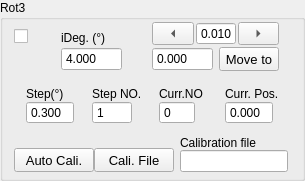
             <widget class="QGroupBox" name="rotary3Group">
              <property name="sizePolicy">
               <sizepolicy hsizetype="Expanding" vsizetype="Expanding">
                <horstretch>0</horstretch>
                <verstretch>0</verstretch>
               </sizepolicy>
              </property>
              <property name="title">
               <string>Rot3</string>
              </property>
              <layout class="QFormLayout" name="formLayout_5">
               <property name="verticalSpacing">
                <number>12</number>
               </property>
               <property name="topMargin">
                <number>0</number>
               </property>
               <property name="bottomMargin">
                <number>6</number>
               </property>
               <item row="0" column="0" colspan="2">
                <layout class="QHBoxLayout" name="horizontalLayout_47" stretch="1,3,5">
                 <property name="spacing">
                  <number>6</number>
                 </property>
                 <item>
                  <layout class="QVBoxLayout" name="verticalLayout_87">
                   <property name="spacing">
                    <number>6</number>
                   </property>
                   <property name="topMargin">
                    <number>9</number>
                   </property>
                   <item>
                    <widget class="QCheckBox" name="activeRot3">
                     <property name="sizePolicy">
                      <sizepolicy hsizetype="Expanding" vsizetype="Preferred">
                       <horstretch>0</horstretch>
                       <verstretch>0</verstretch>
                      </sizepolicy>
                     </property>
                     <property name="toolTip">
                      <string>Active Instrument?</string>
                     </property>
                     <property name="text">
                      <string/>
                     </property>
                     <property name="checked">
                      <bool>false</bool>
                     </property>
                     <property name="mytype" stdset="0">
                      <string>checkbox</string>
                     </property>
                    </widget>
                   </item>
                   <item>
                    <widget class="LedIndicator" name="rotary3Led" native="true">
                     <property name="sizePolicy">
                      <sizepolicy hsizetype="Fixed" vsizetype="Fixed">
                       <horstretch>0</horstretch>
                       <verstretch>0</verstretch>
                      </sizepolicy>
                     </property>
                     <property name="minimumSize">
                      <size>
                       <width>25</width>
                       <height>25</height>
                      </size>
                     </property>
                     <property name="maximumSize">
                      <size>
                       <width>25</width>
                       <height>25</height>
                      </size>
                     </property>
                     <property name="baseSize">
                      <size>
                       <width>0</width>
                       <height>0</height>
                      </size>
                     </property>
                     <property name="mytype" stdset="0">
                      <string>led</string>
                     </property>
                    </widget>
                   </item>
                  </layout>
                 </item>
                 <item>
                  <layout class="QVBoxLayout" name="verticalLayout_73">
                   <property name="spacing">
                    <number>0</number>
                   </property>
                   <property name="leftMargin">
                    <number>12</number>
                   </property>
                   <property name="topMargin">
                    <number>9</number>
                   </property>
                   <property name="rightMargin">
                    <number>12</number>
                   </property>
                   <item>
                    <widget class="QLabel" name="label_52">
                     <property name="sizePolicy">
                      <sizepolicy hsizetype="Expanding" vsizetype="Fixed">
                       <horstretch>0</horstretch>
                       <verstretch>0</verstretch>
                      </sizepolicy>
                     </property>
                     <property name="maximumSize">
                      <size>
                       <width>16777215</width>
                       <height>16777215</height>
                      </size>
                     </property>
                     <property name="text">
                      <string>iDeg. (°)</string>
                     </property>
                     <property name="mytype" stdset="0">
                      <string>label</string>
                     </property>
                    </widget>
                   </item>
                   <item>
                    <widget class="QDoubleSpinBox" name="iRot3">
                     <property name="sizePolicy">
                      <sizepolicy hsizetype="Expanding" vsizetype="Fixed">
                       <horstretch>0</horstretch>
                       <verstretch>0</verstretch>
                      </sizepolicy>
                     </property>
                     <property name="maximumSize">
                      <size>
                       <width>16777215</width>
                       <height>24</height>
                      </size>
                     </property>
                     <property name="buttonSymbols">
                      <enum>QAbstractSpinBox::ButtonSymbols::NoButtons</enum>
                     </property>
                     <property name="decimals">
                      <number>3</number>
                     </property>
                     <property name="value">
                      <double>4.000000000000000</double>
                     </property>
                    </widget>
                   </item>
                  </layout>
                 </item>
                 <item>
                  <layout class="QVBoxLayout" name="verticalLayout_75">
                   <property name="spacing">
                    <number>0</number>
                   </property>
                   <property name="leftMargin">
                    <number>12</number>
                   </property>
                   <property name="rightMargin">
                    <number>12</number>
                   </property>
                   <item>
                    <layout class="QHBoxLayout" name="horizontalLayout_25">
                     <property name="spacing">
                      <number>2</number>
                     </property>
                     <item>
                      <widget class="QToolButton" name="rot3JogL">
                       <property name="sizePolicy">
                        <sizepolicy hsizetype="Expanding" vsizetype="Fixed">
                         <horstretch>0</horstretch>
                         <verstretch>0</verstretch>
                        </sizepolicy>
                       </property>
                       <property name="minimumSize">
                        <size>
                         <width>32</width>
                         <height>0</height>
                        </size>
                       </property>
                       <property name="text">
                        <string>...</string>
                       </property>
                       <property name="arrowType">
                        <enum>Qt::ArrowType::LeftArrow</enum>
                       </property>
                       <property name="mytype" stdset="0">
                        <string>arrowbutton</string>
                       </property>
                      </widget>
                     </item>
                     <item>
                      <widget class="QDoubleSpinBox" name="rotary3JogStep">
                       <property name="sizePolicy">
                        <sizepolicy hsizetype="Preferred" vsizetype="Preferred">
                         <horstretch>0</horstretch>
                         <verstretch>0</verstretch>
                        </sizepolicy>
                       </property>
                       <property name="maximumSize">
                        <size>
                         <width>40</width>
                         <height>24</height>
                        </size>
                       </property>
                       <property name="buttonSymbols">
                        <enum>QAbstractSpinBox::ButtonSymbols::NoButtons</enum>
                       </property>
                       <property name="decimals">
                        <number>3</number>
                       </property>
                       <property name="minimum">
                        <double>-50.000000000000000</double>
                       </property>
                       <property name="maximum">
                        <double>210.000000000000000</double>
                       </property>
                       <property name="value">
                        <double>0.010000000000000</double>
                       </property>
                      </widget>
                     </item>
                     <item>
                      <widget class="QToolButton" name="rot3JogR">
                       <property name="sizePolicy">
                        <sizepolicy hsizetype="Expanding" vsizetype="Fixed">
                         <horstretch>0</horstretch>
                         <verstretch>0</verstretch>
                        </sizepolicy>
                       </property>
                       <property name="minimumSize">
                        <size>
                         <width>32</width>
                         <height>0</height>
                        </size>
                       </property>
                       <property name="text">
                        <string>...</string>
                       </property>
                       <property name="arrowType">
                        <enum>Qt::ArrowType::RightArrow</enum>
                       </property>
                       <property name="mytype" stdset="0">
                        <string>arrowbutton</string>
                       </property>
                      </widget>
                     </item>
                    </layout>
                   </item>
                   <item>
                    <layout class="QHBoxLayout" name="horizontalLayout_34">
                     <property name="spacing">
                      <number>6</number>
                     </property>
                     <item>
                      <widget class="QDoubleSpinBox" name="rot3SetPos">
                       <property name="sizePolicy">
                        <sizepolicy hsizetype="Expanding" vsizetype="Fixed">
                         <horstretch>0</horstretch>
                         <verstretch>0</verstretch>
                        </sizepolicy>
                       </property>
                       <property name="maximumSize">
                        <size>
                         <width>16777215</width>
                         <height>24</height>
                        </size>
                       </property>
                       <property name="buttonSymbols">
                        <enum>QAbstractSpinBox::ButtonSymbols::NoButtons</enum>
                       </property>
                       <property name="decimals">
                        <number>3</number>
                       </property>
                       <property name="maximum">
                        <double>1000.000000000000000</double>
                       </property>
                      </widget>
                     </item>
                     <item>
                      <widget class="QPushButton" name="rot3MoveTo">
                       <property name="sizePolicy">
                        <sizepolicy hsizetype="Expanding" vsizetype="Fixed">
                         <horstretch>0</horstretch>
                         <verstretch>0</verstretch>
                        </sizepolicy>
                       </property>
                       <property name="maximumSize">
                        <size>
                         <width>60</width>
                         <height>24</height>
                        </size>
                       </property>
                       <property name="font">
                        <font>
                         <pointsize>10</pointsize>
                        </font>
                       </property>
                       <property name="text">
                        <string>Move to</string>
                       </property>
                       <property name="mytype" stdset="0">
                        <string>clickable_button</string>
                       </property>
                      </widget>
                     </item>
                    </layout>
                   </item>
                  </layout>
                 </item>
                </layout>
               </item>
               <item row="1" column="0" colspan="2">
                <layout class="QHBoxLayout" name="horizontalLayout_35">
                 <property name="leftMargin">
                  <number>12</number>
                 </property>
                 <item>
                  <layout class="QVBoxLayout" name="verticalLayout_76">
                   <property name="spacing">
                    <number>0</number>
                   </property>
                   <item>
                    <widget class="QLabel" name="label_53">
                     <property name="sizePolicy">
                      <sizepolicy hsizetype="Expanding" vsizetype="Fixed">
                       <horstretch>0</horstretch>
                       <verstretch>0</verstretch>
                      </sizepolicy>
                     </property>
                     <property name="text">
                      <string>Step(°)</string>
                     </property>
                     <property name="mytype" stdset="0">
                      <string>label</string>
                     </property>
                    </widget>
                   </item>
                   <item>
                    <widget class="QDoubleSpinBox" name="rotary3Step">
                     <property name="sizePolicy">
                      <sizepolicy hsizetype="Expanding" vsizetype="Fixed">
                       <horstretch>0</horstretch>
                       <verstretch>0</verstretch>
                      </sizepolicy>
                     </property>
                     <property name="maximumSize">
                      <size>
                       <width>48</width>
                       <height>24</height>
                      </size>
                     </property>
                     <property name="buttonSymbols">
                      <enum>QAbstractSpinBox::ButtonSymbols::NoButtons</enum>
                     </property>
                     <property name="decimals">
                      <number>3</number>
                     </property>
                     <property name="value">
                      <double>0.300000000000000</double>
                     </property>
                    </widget>
                   </item>
                  </layout>
                 </item>
                 <item>
                  <layout class="QVBoxLayout" name="verticalLayout_77">
                   <property name="spacing">
                    <number>0</number>
                   </property>
                   <item>
                    <widget class="QLabel" name="label_54">
                     <property name="sizePolicy">
                      <sizepolicy hsizetype="Expanding" vsizetype="Fixed">
                       <horstretch>0</horstretch>
                       <verstretch>0</verstretch>
                      </sizepolicy>
                     </property>
                     <property name="text">
                      <string>Step NO.</string>
                     </property>
                     <property name="mytype" stdset="0">
                      <string>label</string>
                     </property>
                    </widget>
                   </item>
                   <item>
                    <widget class="QSpinBox" name="rotary3StepNO">
                     <property name="sizePolicy">
                      <sizepolicy hsizetype="Expanding" vsizetype="Fixed">
                       <horstretch>0</horstretch>
                       <verstretch>0</verstretch>
                      </sizepolicy>
                     </property>
                     <property name="maximumSize">
                      <size>
                       <width>40</width>
                       <height>24</height>
                      </size>
                     </property>
                     <property name="buttonSymbols">
                      <enum>QAbstractSpinBox::ButtonSymbols::NoButtons</enum>
                     </property>
                     <property name="maximum">
                      <number>10000</number>
                     </property>
                     <property name="value">
                      <number>1</number>
                     </property>
                    </widget>
                   </item>
                  </layout>
                 </item>
                 <item>
                  <layout class="QVBoxLayout" name="verticalLayout_78">
                   <property name="spacing">
                    <number>0</number>
                   </property>
                   <item>
                    <widget class="QLabel" name="label_55">
                     <property name="sizePolicy">
                      <sizepolicy hsizetype="Expanding" vsizetype="Fixed">
                       <horstretch>0</horstretch>
                       <verstretch>0</verstretch>
                      </sizepolicy>
                     </property>
                     <property name="text">
                      <string>Curr.NO</string>
                     </property>
                     <property name="mytype" stdset="0">
                      <string>label</string>
                     </property>
                    </widget>
                   </item>
                   <item>
                    <widget class="QSpinBox" name="rotary3CurrStepNO">
                     <property name="sizePolicy">
                      <sizepolicy hsizetype="Expanding" vsizetype="Fixed">
                       <horstretch>0</horstretch>
                       <verstretch>0</verstretch>
                      </sizepolicy>
                     </property>
                     <property name="maximumSize">
                      <size>
                       <width>36</width>
                       <height>24</height>
                      </size>
                     </property>
                     <property name="buttonSymbols">
                      <enum>QAbstractSpinBox::ButtonSymbols::NoButtons</enum>
                     </property>
                     <property name="mytype" stdset="0">
                      <string>intNO</string>
                     </property>
                    </widget>
                   </item>
                  </layout>
                 </item>
                 <item>
                  <layout class="QVBoxLayout" name="verticalLayout_88">
                   <property name="spacing">
                    <number>0</number>
                   </property>
                   <item>
                    <widget class="QLabel" name="label_56">
                     <property name="sizePolicy">
                      <sizepolicy hsizetype="Expanding" vsizetype="Fixed">
                       <horstretch>0</horstretch>
                       <verstretch>0</verstretch>
                      </sizepolicy>
                     </property>
                     <property name="text">
                      <string>Curr. Pos.</string>
                     </property>
                     <property name="mytype" stdset="0">
                      <string>label</string>
                     </property>
                    </widget>
                   </item>
                   <item>
                    <widget class="QDoubleSpinBox" name="rot3CurrPos">
                     <property name="sizePolicy">
                      <sizepolicy hsizetype="Expanding" vsizetype="Fixed">
                       <horstretch>0</horstretch>
                       <verstretch>0</verstretch>
                      </sizepolicy>
                     </property>
                     <property name="maximumSize">
                      <size>
                       <width>48</width>
                       <height>24</height>
                      </size>
                     </property>
                     <property name="buttonSymbols">
                      <enum>QAbstractSpinBox::ButtonSymbols::NoButtons</enum>
                     </property>
                     <property name="decimals">
                      <number>3</number>
                     </property>
                     <property name="minimum">
                      <double>-10.000000000000000</double>
                     </property>
                     <property name="maximum">
                      <double>1000.000000000000000</double>
                     </property>
                    </widget>
                   </item>
                  </layout>
                 </item>
                </layout>
               </item>
               <item row="2" column="0">
                <layout class="QHBoxLayout" name="horizontalLayout_39">
                 <property name="topMargin">
                  <number>12</number>
                 </property>
                 <item>
                  <widget class="QPushButton" name="pol_cali_mode">
                   <property name="sizePolicy">
                    <sizepolicy hsizetype="Expanding" vsizetype="Fixed">
                     <horstretch>0</horstretch>
                     <verstretch>0</verstretch>
                    </sizepolicy>
                   </property>
                   <property name="maximumSize">
                    <size>
                     <width>16777215</width>
                     <height>30</height>
                    </size>
                   </property>
                   <property name="font">
                    <font>
                     <pointsize>10</pointsize>
                    </font>
                   </property>
                   <property name="toolTip">
                    <string>&lt;html&gt;&lt;head/&gt;&lt;body&gt;&lt;p&gt;Choose calibration method for polarization dependent measurement:&lt;/p&gt;&lt;p&gt;&lt;span style=&quot; font-weight:700;&quot;&gt;'Auto Cali.'&lt;/span&gt;:  automatically calibrate polarization dependence by setting synchronization correction angle_steps;&lt;/p&gt;&lt;p&gt;&lt;span style=&quot; font-weight:700;&quot;&gt; 'Cali. Data'&lt;/span&gt;:  import calibration data obtained from manually calibration  &lt;/p&gt;&lt;/body&gt;&lt;/html&gt;</string>
                   </property>
                   <property name="text">
                    <string>Auto Cali.</string>
                   </property>
                   <property name="checkable">
                    <bool>true</bool>
                   </property>
                   <property name="checked">
                    <bool>false</bool>
                   </property>
                   <property name="mytype" stdset="0">
                    <string>checkable_button</string>
                   </property>
                  </widget>
                 </item>
                 <item>
                  <widget class="QPushButton" name="load_cali_file">
                   <property name="sizePolicy">
                    <sizepolicy hsizetype="Expanding" vsizetype="Fixed">
                     <horstretch>0</horstretch>
                     <verstretch>0</verstretch>
                    </sizepolicy>
                   </property>
                   <property name="maximumSize">
                    <size>
                     <width>16777215</width>
                     <height>30</height>
                    </size>
                   </property>
                   <property name="font">
                    <font>
                     <pointsize>10</pointsize>
                    </font>
                   </property>
                   <property name="toolTip">
                    <string>&lt;html&gt;&lt;head/&gt;&lt;body&gt;&lt;p&gt;Import calibration data for polarization scan&lt;/p&gt;&lt;/body&gt;&lt;/html&gt;</string>
                   </property>
                   <property name="text">
                    <string>Cali. File</string>
                   </property>
                   <property name="mytype" stdset="0">
                    <string>clickable_button</string>
                   </property>
                  </widget>
                 </item>
                </layout>
               </item>
               <item row="2" column="1">
                <layout class="QVBoxLayout" name="verticalLayout_85">
                 <property name="spacing">
                  <number>0</number>
                 </property>
                 <property name="rightMargin">
                  <number>3</number>
                 </property>
                 <item>
                  <widget class="QLabel" name="label_57">
                   <property name="sizePolicy">
                    <sizepolicy hsizetype="Expanding" vsizetype="Expanding">
                     <horstretch>0</horstretch>
                     <verstretch>0</verstretch>
                    </sizepolicy>
                   </property>
                   <property name="text">
                    <string>Calibration file</string>
                   </property>
                   <property name="mytype" stdset="0">
                    <string>label</string>
                   </property>
                  </widget>
                 </item>
                 <item>
                  <widget class="QLineEdit" name="cali_file_path">
                   <property name="sizePolicy">
                    <sizepolicy hsizetype="Expanding" vsizetype="Fixed">
                     <horstretch>0</horstretch>
                     <verstretch>0</verstretch>
                    </sizepolicy>
                   </property>
                   <property name="maximumSize">
                    <size>
                     <width>16777215</width>
                     <height>24</height>
                    </size>
                   </property>
                  </widget>
                 </item>
                </layout>
               </item>
              </layout>
             </widget>
